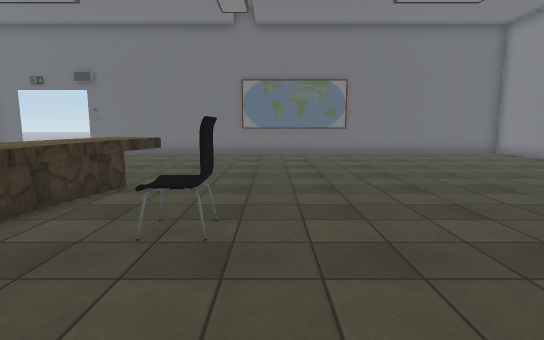
[1] (above)

16 first-person views from a walk through a 3-D level made in the Unity game engine. The camera is 1.5 m above the floor, tilts 8° down and sees 80° across. Doors are open. The floor is counted in squares, 1 m on a side. Each view is taken from the middle of a square. On the plan, view 1 faces up. The plan holds only what a view shows up to about 15 squares ahead; the rest is blank. The place goes on beyond the plan. Some surface patterns are stand-ins.

[2]
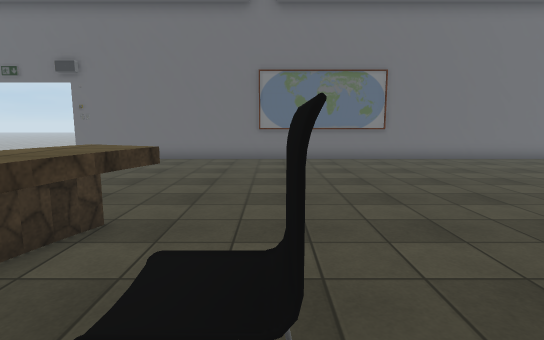

[3]
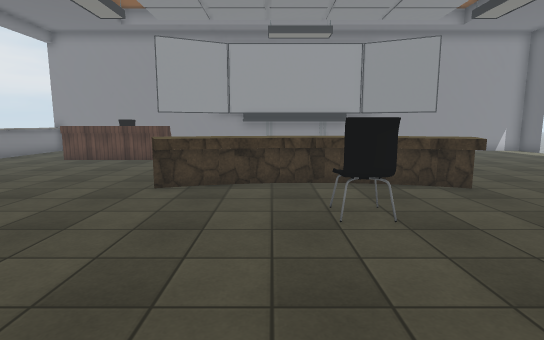

[4]
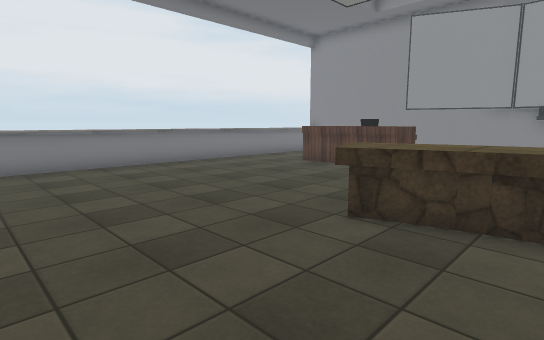

[5]
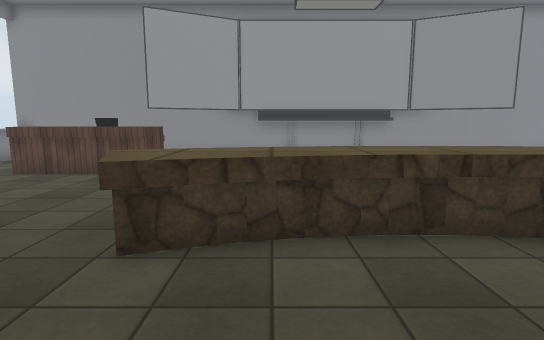

[6]
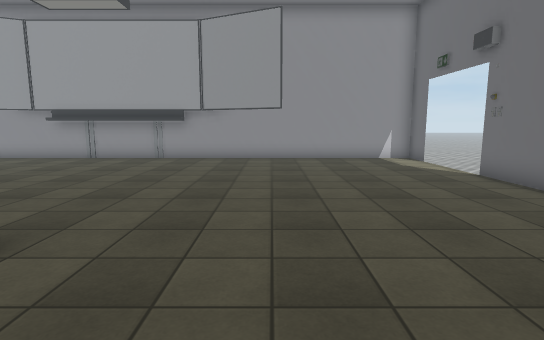

[7]
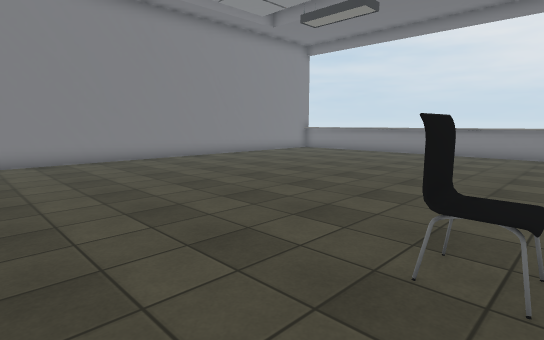

[8]
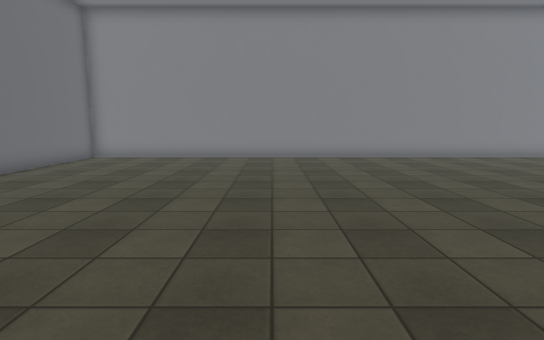

[9]
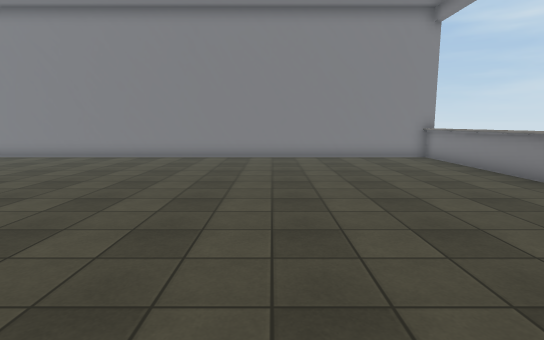

[10]
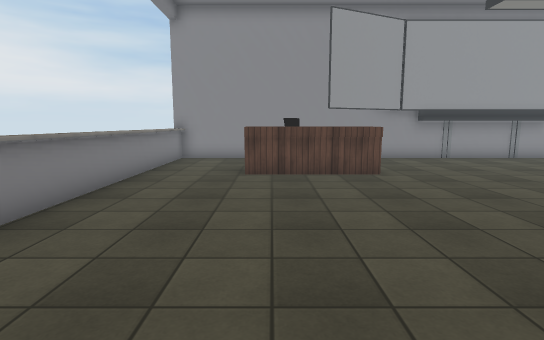

[11]
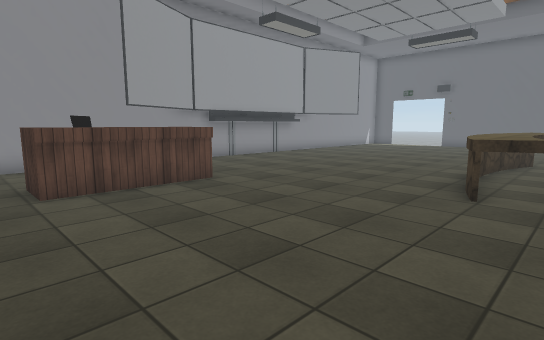

[12]
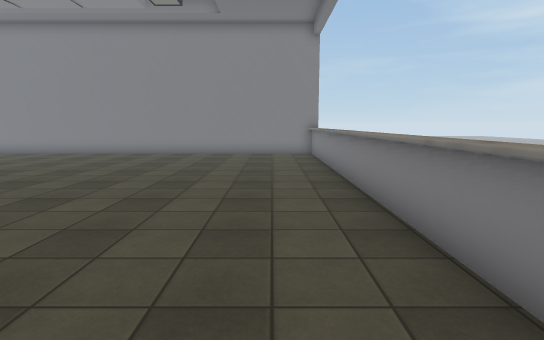

[13]
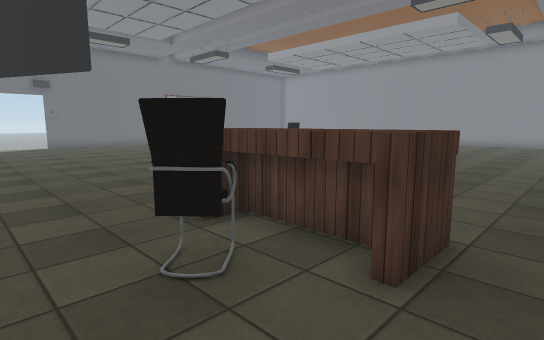

[14]
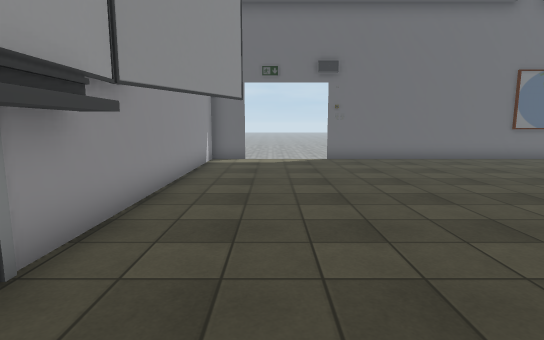

[15]
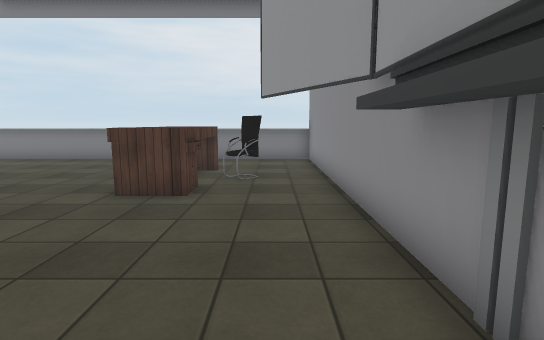

[16]
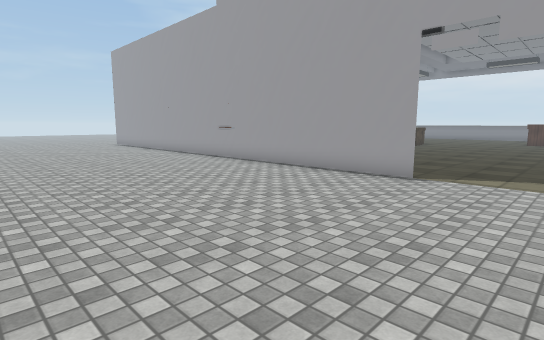

### Floor plan
Points are (right, up) in squares from view 1. A wall is a line through its corners. A room is listed if a view was taken in it or the views show most of it. See-through windows are left out.
Room 1 (views 1, 2, 3, 4, 5, 6, 7, 8, 9, 10, 11, 12, 13, 14, 15)
walls: (-3.2, 3.3) (-2.9, 1.6); (-3.1, 5.1) (-3.2, 3.2); (-2.9, 1.7) (-2.5, 0.6) (-3.6, 0.2) (-4.1, 1.3); (-2.8, 6.7) (-3.2, 4.9); (-2.5, 7.4) (-2.8, 6.6); (0, 17.2) (-9.6, 17.2); (-13.9, 7.2) (-13.9, 1.4); (-13.1, 17.2) (-14.6, 17.2) (-14.6, -9.4); (11.9, -9.5) (11.9, 17.2) (0.5, 17.2); (-14.6, -8.9) (11.3, -8.9); (-14.8, -9.1) (11.9, -9.1)
low walls: (-4.3, 4.5) (-4.3, 3.1); (-4.3, 3.2) (-4, 1.2); (-4.1, 6) (-4.3, 4.2); (-4, 1.4) (-3.6, 0.2); (-3.5, 7.9) (-4.2, 5.8)
ways out: open door at (-11.5, 17) to room 2
objects: chair (-13, -4) to (-12, -4); table (-11, -6) to (-10, -2); chair (-2, 4) to (-1, 5)
Room 2 (view 16)
walls: (-9.6, 17.2) (-0.2, 17.2)
ways out: open door at (-11.5, 17) to room 1

Positions as (right, up) in squares from view 1, and headings:
1: (0, 0), facing up
2: (-1, 3), facing up
3: (4, 3), facing left
4: (1, 3), facing down-left
5: (0, 2), facing left
6: (0, 11), facing left
7: (-2, 8), facing down-right
8: (-3, 9), facing right
9: (-3, -2), facing right
10: (0, -5), facing left
11: (-2, -7), facing up-left
12: (-5, -7), facing right
13: (-14, -7), facing up-right
14: (-12, 3), facing up
15: (-13, 5), facing down
16: (-13, 26), facing down-right
